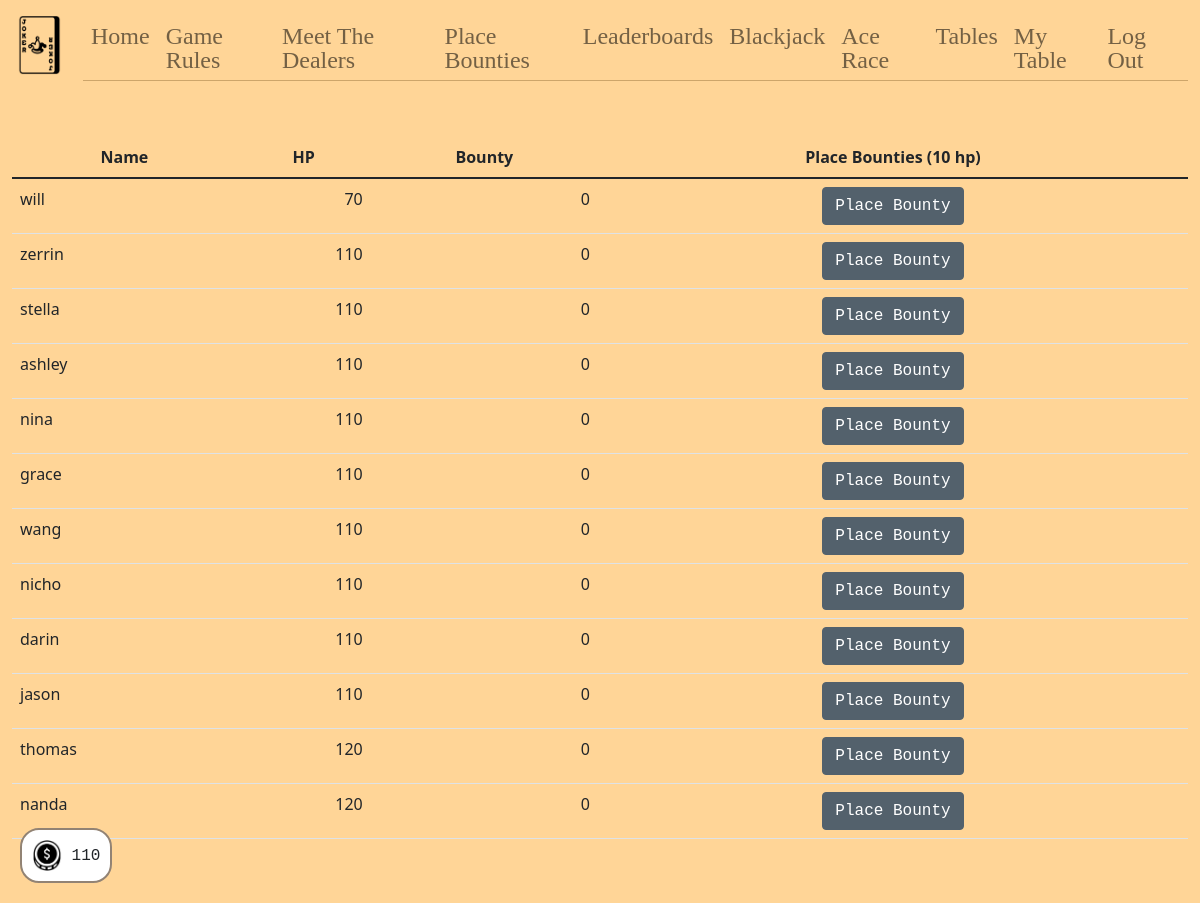
/players (signed in), run on the app's committed database.
### tables this page shows
CREATE TABLE users (
  id INTEGER PRIMARY KEY AUTOINCREMENT,
  name TEXT NOT NULL,
  hash TEXT NOT NULL,
  email TEXT,
  hp INTEGER DEFAULT 100 NOT NULL,
  bounty INTEGER DEFAULT 0 NOT NULL,
  lucky INTEGER DEFAULT 0 NOT NULL,
  playing INTEGER DEFAULT 0 NOT NULL,
  dealing INTEGER DEFAULT 0 NOT NULL,
  permission INTEGER DEFAULT 0 NOT NULL,
  poker INTEGER DEFAULT 0 NOT NULL,
  tableid INTEGER DEFAULT 0 NOT NULL
);

### app.py (the view)
@app.route("/players", methods=["GET", "POST"])
@login_required
def players():
    if request.method == "POST":
        id = int(request.form['user_id'])
        rows = db.execute("SELECT * FROM users WHERE id = ?", session["user_id"])
        if rows[0]["hp"] < 10:
            return jsonify({'success': False})
        db.execute("UPDATE users SET hp = hp - 10, lucky = lucky + 10 WHERE id = ?", session["user_id"])
        db.execute("UPDATE users SET bounty = bounty + 1 WHERE id = ?", id)
        rows = db.execute("SELECT * FROM users WHERE id = ?", session["user_id"])
        session["hp"] = rows[0]["hp"]
        hp = session["hp"]
        return jsonify({'success': True, 'hp': hp})
    else:
        players = db.execute("SELECT * FROM users ORDER BY hp")
        return render_template("players.html", players=players)

### app.py (called while the page is built)
@app.after_request
def after_request(response):
    response.headers["Cache-Control"] = "no-cache, no-store, must-revalidate"
    response.headers["Expires"] = 0
    response.headers["Pragma"] = "no-cache"
    return response

### helpers.py (called while the page is built)
def login_required(f):
    @wraps(f)
    def decorated_function(*args, **kwargs):
        if session.get("user_id") is None:
            return redirect("/login")
        return f(*args, **kwargs)
    return decorated_function

### templates/players.html (shortened to what this page needs)
{% extends "layout.html" %}
{% block main %}
    <div class="table-borderless table-responsive">
    <table class="table">
        <thead>
            <tr>
                <th>Name</th>
                <th>HP</th>
                <th>Bounty</th>
                <th>Place Bounties &#40;10 hp&#41;</th>
            </tr>
        </thead>
        <tbody>
    {% for player in players %}
        <tr class="">
            <td class="text-start">{{ player["name"] }}</td>
            <td class="text-end">{{ player["hp"] }}</td>
            <td class="text-end"> {{ player["bounty"] }} </td>
            <td><button class="btn btn-primary btn-updated" onClick="placeBounty({{ player["id"] }})">Place Bounty</button></td>
        </tr>
    {% endfor %}
    </tbody>
    </table>
</div>
{% endblock %}
{% block footer %}
    <div id="value-container"><img class="img-fluid money" src="/static/money.png"> {{ session["hp"] }} </div>
{% endblock %}

### static/styles.css (style rules this page uses)
.btn-updated { background-color:#53616C; border-color:#53616C; font-family: monospace; }
body { background-color: #FFD597; }
.money { width: 30px; height: 30; }

### static/popups.css (style rules this page uses)
#value-container { position: fixed; bottom: 20px; left: 20px; padding: 10px; background-color: #FFFFFF; border-radius: 19px; border: 2px solid #928374; font-family: monospace; }

### data on the page
users: name "will", hp "70", bounty "0"
users: name "zerrin", hp "110", bounty "0"
users: name "stella", hp "110", bounty "0"
users: name "ashley", hp "110", bounty "0"
users: name "nina", hp "110", bounty "0"
users: name "grace", hp "110", bounty "0"
users: name "wang", hp "110", bounty "0"
users: name "nicho", hp "110", bounty "0"
users: name "darin", hp "110", bounty "0"
users: name "jason", hp "110", bounty "0"
users: name "thomas", hp "120", bounty "0"
users: name "nanda", hp "120", bounty "0"

### other printed values
{{ session["hp"] }} "110"
